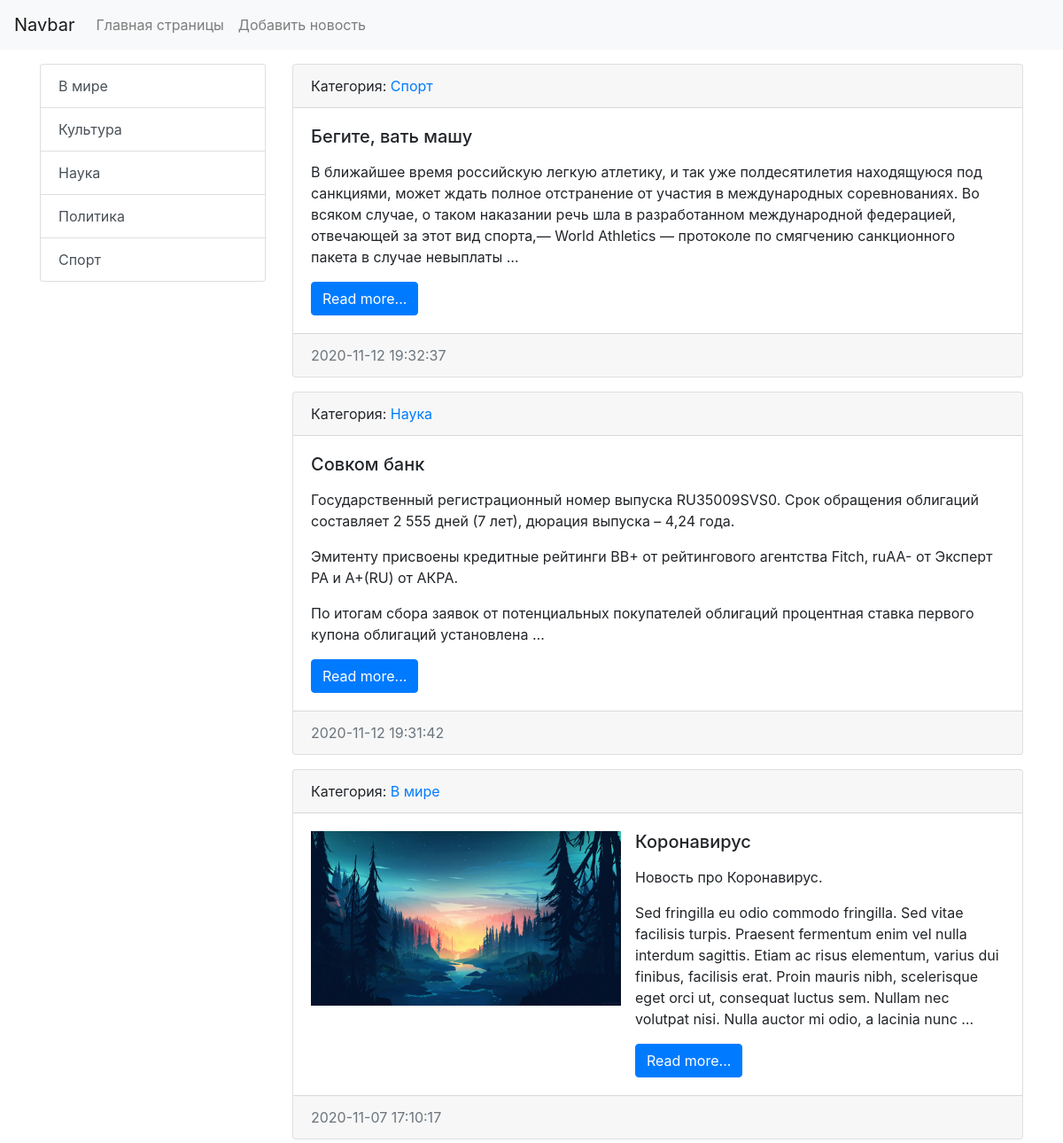
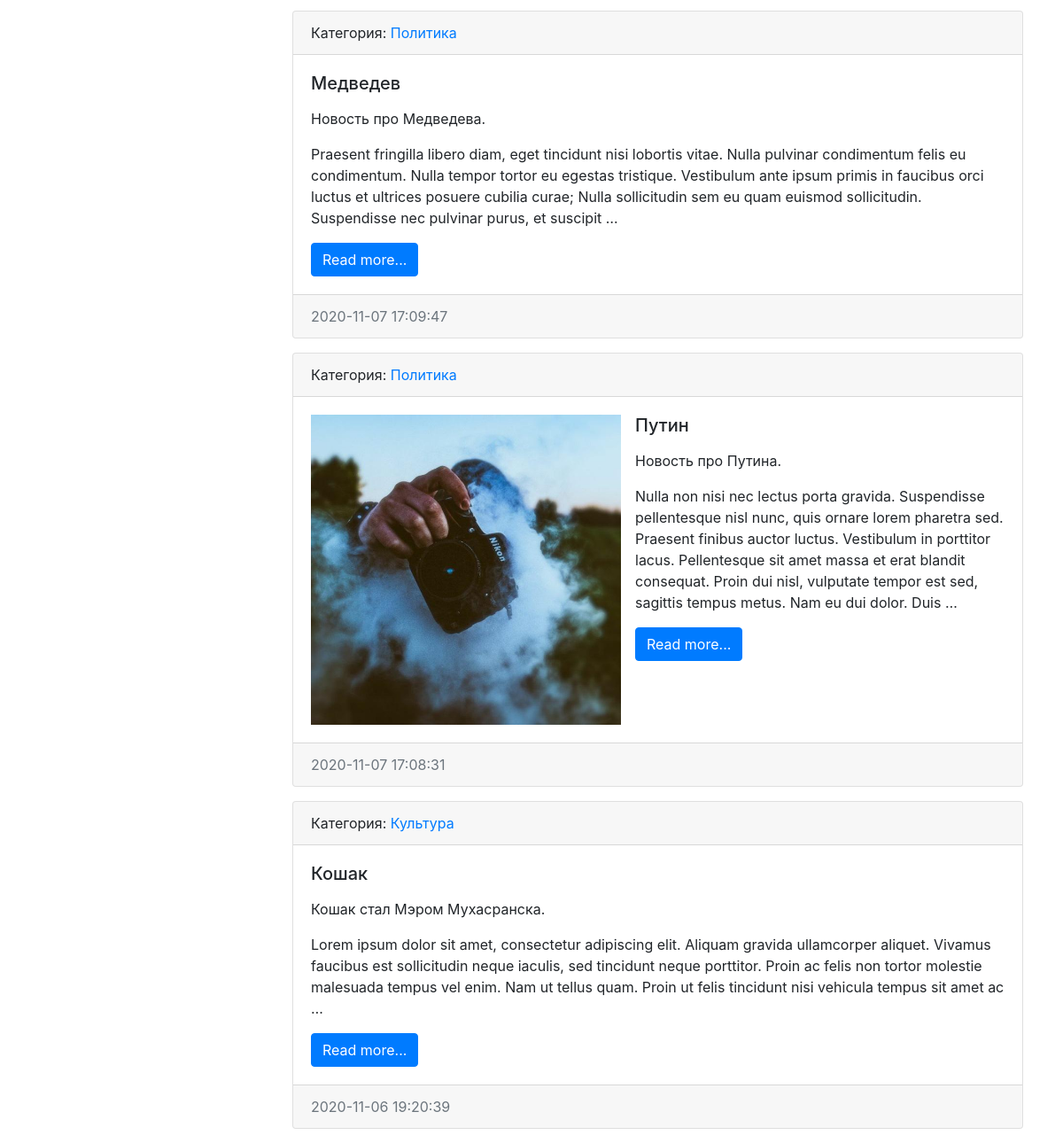
The page / on the database its author committed (2 pictures, top to bottom).
### news/models.py (models this page shows, shortened)
class Category(models.Model):
    title = models.CharField(max_length=150, db_index=True, verbose_name='Наименование категории')
    def get_absolute_url(self):
        return reverse('category', kwargs={'category_id': self.pk})
    def __str__(self):
        return self.title
    class Meta:
        verbose_name = 'Категория'
        verbose_name_plural = 'Категории'
        ordering = ['title']

class News(models.Model):
    title = models.CharField(max_length=150, verbose_name='Наименование')
    content = models.TextField(blank=True, verbose_name='Контент')
    created_at = models.DateTimeField(auto_now_add=True, verbose_name='Дата публикации')
    updated_at = models.DateTimeField(auto_now=True, verbose_name='Дата изменения')
    photo = models.ImageField(upload_to='img/%Y/%m/%d', verbose_name='Фото', blank=True)
    is_published = models.BooleanField(default=True, verbose_name='Опубликовано')
    category = models.ForeignKey('Category', verbose_name='Категория', on_delete=models.PROTECT, null=True)
    def get_absolute_url(self):
        return reverse('view_news', kwargs={'news_id': self.pk})
    class Meta:
        verbose_name = 'Новость'
        verbose_name_plural = 'Новости'
        ordering = ['-created_at']

### news/views.py (the view)
# urls.py: path('', index, name='home'),
def index(request):
    news = News.objects.all()
    context = {
        'news': news,
        'title': 'Список новостей',
    }
    return render(request, 'news/index.html', context)

### news/templatetags/news_tags.py (called while the page is built)
@register.inclusion_tag('news/list_categories.html')
def show_categories():
    categories = Category.objects.all()
    return {"categories": categories}

### news/templates/news/index.html (shortened to what this page needs)
{% extends 'base.html' %}
{% block sidebar %}
    {% include 'inc/_sidebar.html' %}
{% endblock %}
{% block content %}
    {% for item in news %}
        <div class="card mb-3">
            <div class="card-header">
                Категория: <a href="{{ item.category.get_absolute_url }}"> {{ item.category }}</a>
            </div>
            <div class="card-body">
                <div class="media">
                    {% if item.photo %}
                        <img src="{{ item.photo.url }}" alt="" width="350" class="mr-3">
                    {% endif %}
                    <div class="media-body">
                        <h5 class="card-title">{{ item.title }}</h5>
                        <p class="card-text">{{ item.content|safe|linebreaks|truncatewords:"50" }}</p>
                        <a href="{{ item.get_absolute_url }}" class="btn btn-primary">Read more...</a>
                    </div>
                </div>
            </div>
            <div class="card-footer text-muted">
                {{ item.created_at|date:"Y-m-d H:i:s" }}
            </div>
        </div>
    {% endfor %}
{% endblock %}

### templates/base.html (shortened to what this page needs)
{% load static %}
<!doctype html>
<html lang="en">
<head>
    <link rel="stylesheet" href="{% static 'bootstrap/css/bootstrap.min.css' %}">
</head>
<body>
{% include 'inc/_nav.html' %}
<div class="container mt-3">
    <div class="row">
        <div class="col-md-3">
            {% block sidebar %}{% endblock %}
        </div>
        <div class="col-md-9">
            {% block content %}{% endblock %}
        </div>
    </div>
</div>
</body>
</html>

### templates/inc/_nav.html (shortened to what this page needs)
<nav class="navbar navbar-expand-lg navbar-light bg-light">
    <a class="navbar-brand" href="{% url 'home' %}">Navbar</a>
    <div class="collapse navbar-collapse" id="navbarSupportedContent">
        <ul class="navbar-nav mr-auto">
            <li class="nav-item"><a class="nav-link" href="{% url 'home' %}">Главная страницы</a></li>
            <li class="nav-item"><a class="nav-link" href="{% url 'create_news' %}">Добавить новость</a></li>
        </ul>
    </div>
</nav>

### templates/inc/_sidebar.html (shortened to what this page needs)
{% load news_tags %}
{% show_categories %}

### news/templates/news/list_categories.html
<div class="list-group">
    {% for item in categories %}
        <a href="{{ item.get_absolute_url }}"
           class="list-group-item list-group-item-action"
           tabindex="-1"
           aria-disabled="true">{{ item.title }}</a>
    {% endfor %}
</div>

### rows shown on the page
Category: title "В мире"
Category: title "Культура"
Category: title "Наука"
Category: title "Политика"
Category: title "Спорт"
News: category "Спорт", title "Бегите, вать машу", content "В ближайшее время российскую легкую атлетику, и так уже полдесятилетия находящуюся под санкциями, может ждать полное отстранение от участия в международных соревнованиях. Во всяком случае, о таком наказании речь шла в разработанном международной федерацией, отвечающей за этот вид спорта,— World Athletics — протоколе по смягчению санкционного пакета в случае невыплаты …", created_at "2020-11-12 19:32:37"
News: category "Наука", title "Совком банк", content "Государственный регистрационный номер выпуска RU35009SVS0. Срок обращения облигаций составляет 2 555 дней (7 лет), дюрация выпуска – 4,24 года. Эмитенту присвоены кредитные рейтинги BB+ от рейтингового агентства Fitch, ruAA- от Эксперт РА и А+(RU) от АКРА. По итогам сбора заявок от потенциальных покупателей облигаций процентная ставка первого купона облигаций установлена …", created_at "2020-11-12 19:31:42"
News: category "В мире", photo (picture), title "Коронавирус", content "Новость про Коронавирус. Sed fringilla eu odio commodo fringilla. Sed vitae facilisis turpis. Praesent fermentum enim vel nulla interdum sagittis. Etiam ac risus elementum, varius dui finibus, facilisis erat. Proin mauris nibh, scelerisque eget orci ut, consequat luctus sem. Nullam nec volutpat nisi. Nulla auctor mi odio, a lacinia nunc …", created_at "2020-11-07 17:10:17"
News: category "Политика", title "Медведев", content "Новость про Медведева. Praesent fringilla libero diam, eget tincidunt nisi lobortis vitae. Nulla pulvinar condimentum felis eu condimentum. Nulla tempor tortor eu egestas tristique. Vestibulum ante ipsum primis in faucibus orci luctus et ultrices posuere cubilia curae; Nulla sollicitudin sem eu quam euismod sollicitudin. Suspendisse nec pulvinar purus, et suscipit …", created_at "2020-11-07 17:09:47"
News: category "Политика", photo (picture), title "Путин", content "Новость про Путина. Nulla non nisi nec lectus porta gravida. Suspendisse pellentesque nisl nunc, quis ornare lorem pharetra sed. Praesent finibus auctor luctus. Vestibulum in porttitor lacus. Pellentesque sit amet massa et erat blandit consequat. Proin dui nisl, vulputate tempor est sed, sagittis tempus metus. Nam eu dui dolor. Duis …", created_at "2020-11-07 17:08:31"
News: category "Культура", title "Кошак", content "Кошак стал Мэром Мухасранска. Lorem ipsum dolor sit amet, consectetur adipiscing elit. Aliquam gravida ullamcorper aliquet. Vivamus faucibus est sollicitudin neque iaculis, sed tincidunt neque porttitor. Proin ac felis non tortor molestie malesuada tempus vel enim. Nam ut tellus quam. Proin ut felis tincidunt nisi vehicula tempus sit amet ac …", created_at "2020-11-06 19:20:39"
